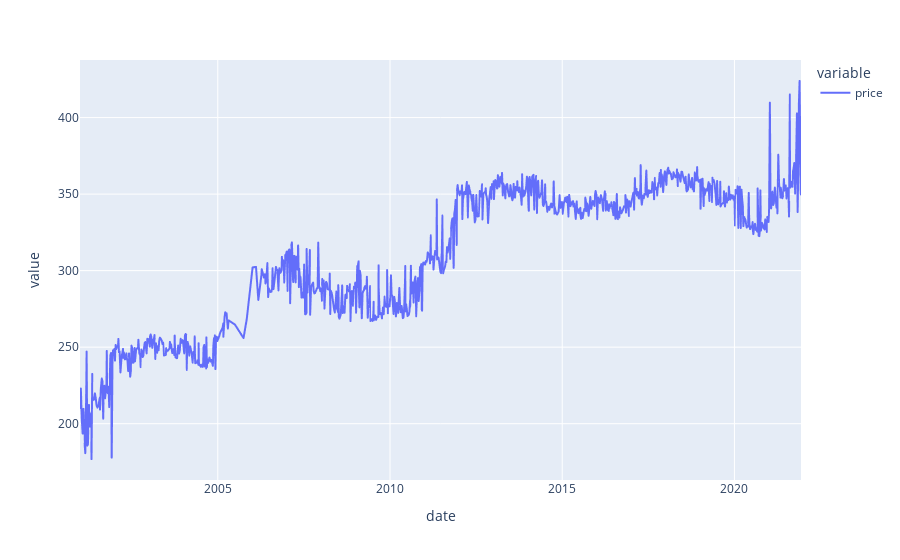

This figure's notebook cell:
### Code cell
px.line(gbeef)

### Figure 1 — Plotly figure (JSON) as saved in the notebook; plotly's stock layout.template omitted (floating-point values rounded to 4 significant figures; data arrays with more than 128 entries replaced by an {"elided": "..."} marker saying what was removed)
{"data": [{"hovertemplate": "variable=price<br>date=%{x}<br>value=%{y}<extra></extra>", "legendgroup": "price", "line": {"color": "#636efa", "dash": "solid"}, "marker": {"symbol": "circle"}, "mode": "lines", "name": "price", "showlegend": true, "type": "scattergl", "x": {"elided": "1038 str values"}, "xaxis": "x", "y": {"elided": "1038 float values"}, "yaxis": "y"}], "layout": {"legend": {"title": {"text": "variable"}, "tracegroupgap": 0}, "margin": {"t": 60}, "xaxis": {"anchor": "y", "domain": [0, 1], "title": {"text": "date"}}, "yaxis": {"anchor": "x", "domain": [0, 1], "title": {"text": "value"}}}}
